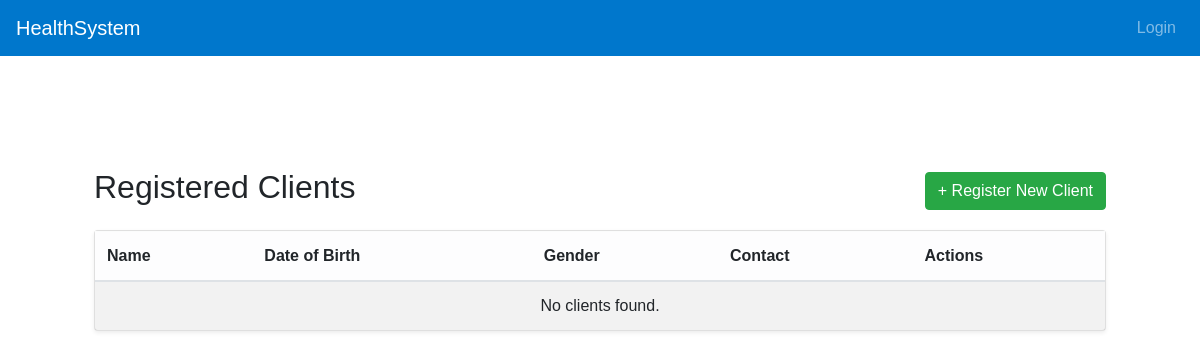
Before: /clients/ with the older database file.
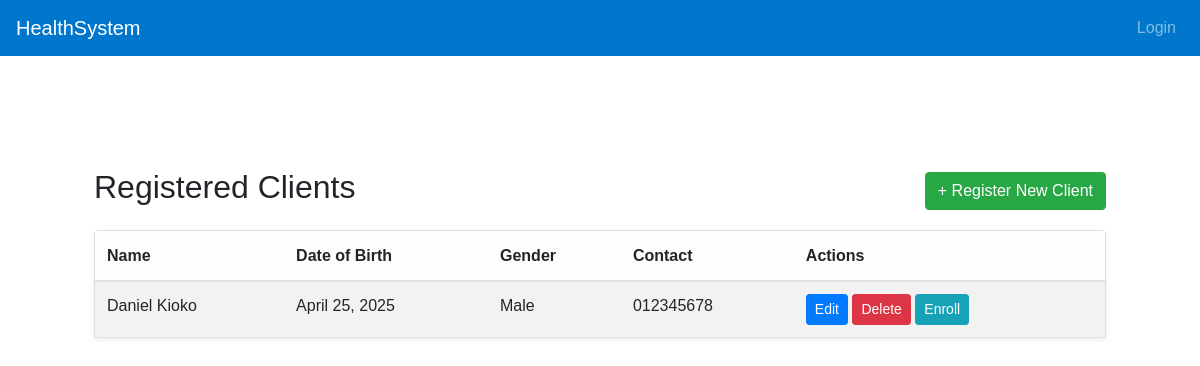
After: the same page with the newer database file.
### health/models.py (models this page shows, shortened)
class Client(models.Model):
    first_name = models.CharField(max_length=100)
    last_name = models.CharField(max_length=100)
    date_of_birth = models.DateField()
    gender_choices = [('M', 'Male'), ('F', 'Female'), ('O', 'Other')]
    gender = models.CharField(max_length=1, choices=gender_choices)
    contact_number = models.CharField(max_length=15, blank=True)
    address = models.TextField(blank=True)
    enrolled_programs = models.ManyToManyField(HealthProgram, blank=True)

### health/views.py (the view)
# urls.py: path('clients/', views.client_list, name='client_list'),
def client_list(request):
    clients = Client.objects.all()
    return render(request, 'client_list.html', {'clients': clients})

### health/templates/client_list.html
{% extends 'base.html' %}
{% block content %}
<div class="container mt-5">
    <div class="d-flex justify-content-between align-items-center mb-3">
        <h2>Registered Clients</h2>
        <a href="{% url 'register_client' %}" class="btn btn-success">+ Register New Client</a>
    </div>
    <div class="card shadow-sm">
        <div class="card-body p-0">
            <table class="table table-striped mb-0">
                <thead class="table-light">
                    <tr>
                        <th>Name</th>
                        <th>Date of Birth</th>
                        <th>Gender</th>
                        <th>Contact</th>
                        <th>Actions</th>
                    </tr>
                </thead>
                <tbody>
                    {% for client in clients %}
                    <tr>
                        <td>{{ client.first_name }} {{ client.last_name }}</td>
                        <td>{{ client.date_of_birth }}</td>
                        <td>{{ client.get_gender_display }}</td>
                        <td>{{ client.contact_number }}</td>
                        <td>
                            <a href="{% url 'edit_client' client.id %}" class="btn btn-sm btn-primary">Edit</a>
                            <a href="{% url 'delete_client' client.id %}" class="btn btn-sm btn-danger" onclick="return confirm('Are you sure you want to delete this program?')">Delete</a>
                            <a href="{% url 'enroll_client' client.id %}" class="btn btn-sm btn-info">Enroll</a>
                        </td>
                    </tr>
                    {% empty %}
                    <tr><td colspan="5" class="text-center">No clients found.</td></tr>
                    {% endfor %}
                </tbody>
            </table>
        </div>
    </div>
</div>
{% endblock %}

### health/templates/base.html (shortened to what this page needs)
<!DOCTYPE html>
<html lang="en">
<head>
    <link href="https://stackpath.bootstrapcdn.com/bootstrap/4.5.2/css/bootstrap.min.css" rel="stylesheet">
</head>
<body>
    <nav class="navbar navbar-expand-lg navbar-dark">
        <a class="navbar-brand" href="#">HealthSystem</a>
        <div class="collapse navbar-collapse" id="navbarNav">
            <ul class="navbar-nav ml-auto">
                {% if user.is_authenticated %}
                    <li class="nav-item">
                        <span class="navbar-text">Welcome, {{ user.username }}</span>
                    </li>
                    <li class="nav-item">
                        <a class="nav-link" href="{% url 'create_program' %}">Create Program</a>
                    </li>
                    <li class="nav-item">
                        <a class="nav-link" href="{% url "register_client" %}">Register Client</a>
                    </li>
                    <li class="nav-item">
                        <a class="nav-link" href="#">Client Profiles</a>
                    </li>
                    <li class="nav-item">
                        <a class="nav-link" href="{% url 'admin:logout' %}">Logout</a>
                    </li>
                {% else %}
                    <li class="nav-item">
                        <a class="nav-link" href="{% url 'admin:login' %}">Login</a>
                    </li>
                {% endif %}
            </ul>
        </div>
    </nav>
    <div class="container">
        {% block content %}{% endblock %}
    </div>
</body>
</html>

### health/templates/base.html (style rules this page uses)
body { font-family: Arial, sans-serif; margin: 0; }
.navbar { background-color: #0077cc; }
.container { padding: 2em; }

Changed rows visible on the page:
added Client: first_name "Daniel", last_name "Kioko", date_of_birth "April 25, 2025", gender "Male", contact_number "012345678"
Other visible differences:
text no longer shown: "No clients found."
